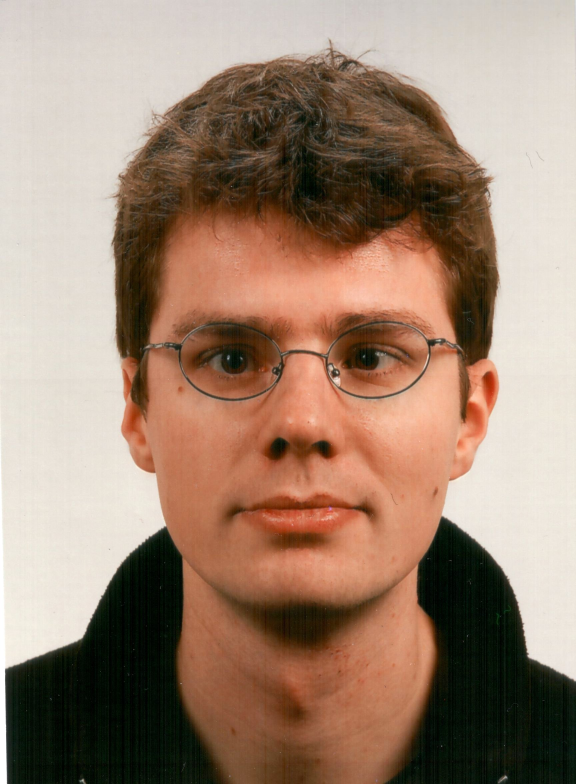
#> input picture Math/cs450-notebooks/LSTSQ/andreas.jpeg, 1728 x 2352 px (shown at 1/3 size)
$ jupyter execute 'Image compression.ipynb'
#> lines starting #> are read from the running program, lines starting #| are printed output that depends on the picture
# Image Compression

Copyright (C) 2020 Andreas Kloeckner

<details>
<summary>MIT License</summary>
Permission is hereby granted, free of charge, to any person obtaining a copy
of this software and associated documentation files (the "Software"), to deal
in the Software without restriction, including without limitation the rights
to use, copy, modify, merge, publish, distribute, sublicense, and/or sell
copies of the Software, and to permit persons to whom the Software is
furnished to do so, subject to the following conditions:

The above copyright notice and this permission notice shall be included in
all copies or substantial portions of the Software.

THE SOFTWARE IS PROVIDED "AS IS", WITHOUT WARRANTY OF ANY KIND, EXPRESS OR
IMPLIED, INCLUDING BUT NOT LIMITED TO THE WARRANTIES OF MERCHANTABILITY,
FITNESS FOR A PARTICULAR PURPOSE AND NONINFRINGEMENT. IN NO EVENT SHALL THE
AUTHORS OR COPYRIGHT HOLDERS BE LIABLE FOR ANY CLAIM, DAMAGES OR OTHER
LIABILITY, WHETHER IN AN ACTION OF CONTRACT, TORT OR OTHERWISE, ARISING FROM,
OUT OF OR IN CONNECTION WITH THE SOFTWARE OR THE USE OR OTHER DEALINGS IN
THE SOFTWARE.
</details>

[cell 1]
import numpy as np
import matplotlib.pyplot as pt

[cell 2]
from PIL import Image

with Image.open("andreas.jpeg").resize((500,500)) as img:
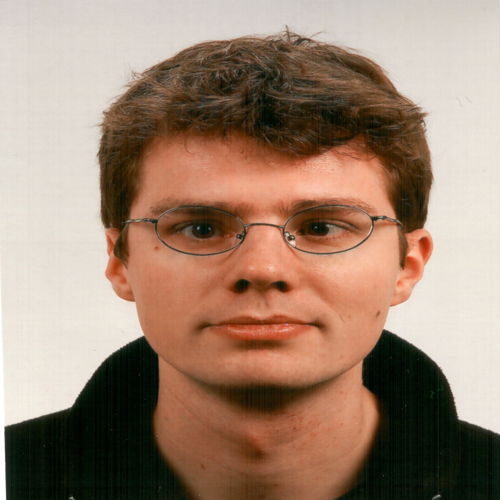
#> img: PIL image 500x500 RGB; mean R, G, B 158.5, 132.3, 113.8
    rgb_img = np.array(img)
rgb_img.shape
#> Out = (500, 500, 3)

[cell 3]
img = np.sum(rgb_img, axis=-1)
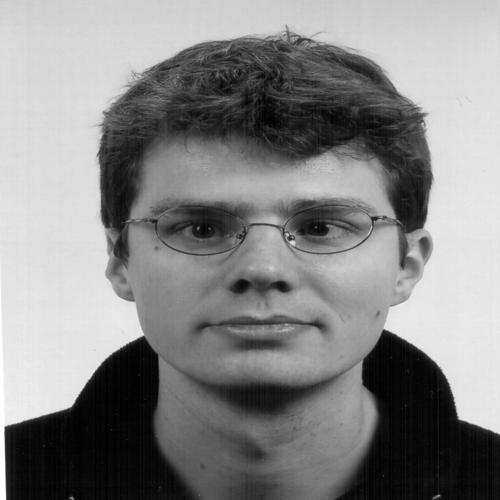
#> img: shape (500, 500) uint64; min 0, max 765, mean 404.5; drawn with min black and max white

[cell 4]
pt.imshow(img, cmap="gray")

[cell 5]
u, sigma, vt = np.linalg.svd(img)
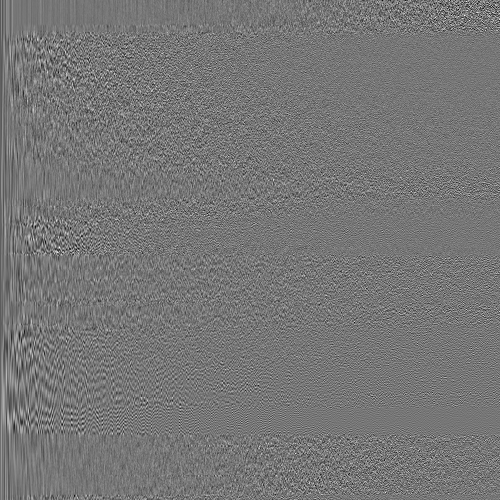
#> u: shape (500, 500) float64; min -0.258, max 0.295, mean -5.11e-05; drawn with min black and max white
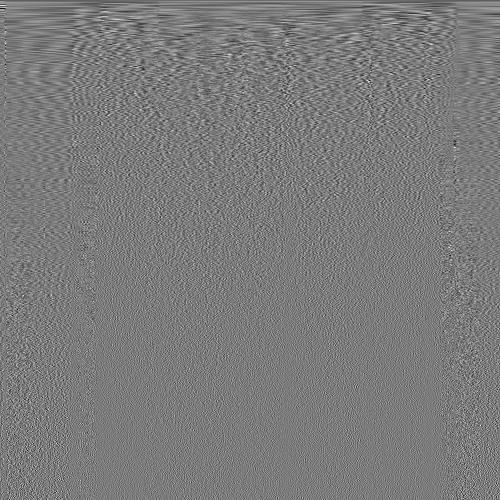
#> vt: shape (500, 500) float64; min -0.264, max 0.28, mean -9.12e-05; drawn with min black and max white
#> sigma = 500 values, max 222622.2 at index 0, min 0.161 at index 499, mean 1226
sigma

pt.plot(sigma)
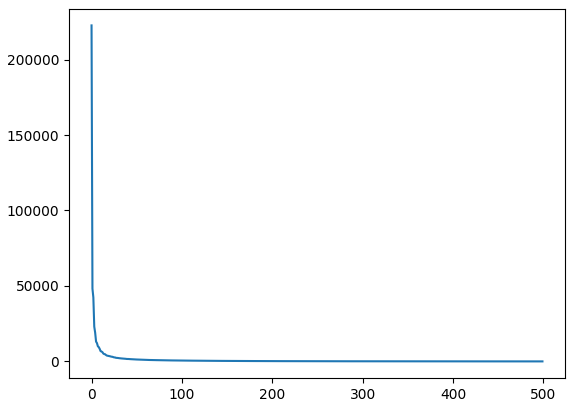
#> figure drawn by matplotlib, 1 panel; curve peaks at x = 0, y = 222622.2

[cell 6]
#clear
compressed_img = (
    sigma[0] * np.outer(u[:, 0], vt[0])
    + sigma[1] * np.outer(u[:, 1], vt[1])
    + sigma[2] * np.outer(u[:, 2], vt[2])
    + sigma[3] * np.outer(u[:, 3], vt[3])
    + sigma[4] * np.outer(u[:, 4], vt[4])
    + sigma[5] * np.outer(u[:, 5], vt[5])
    )
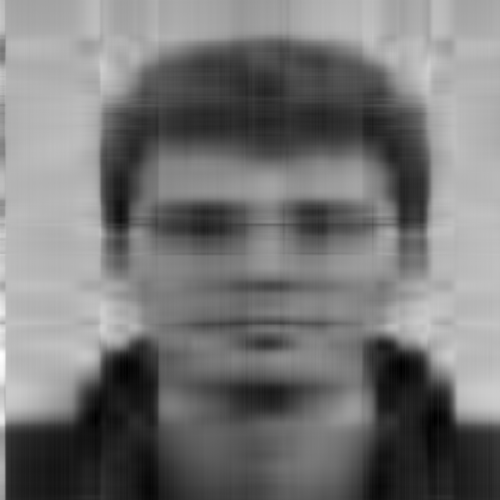
#> compressed_img: shape (500, 500) float64; min -97.07, max 983.6, mean 404.6; drawn with min black and max white

pt.imshow(compressed_img, cmap="gray")
